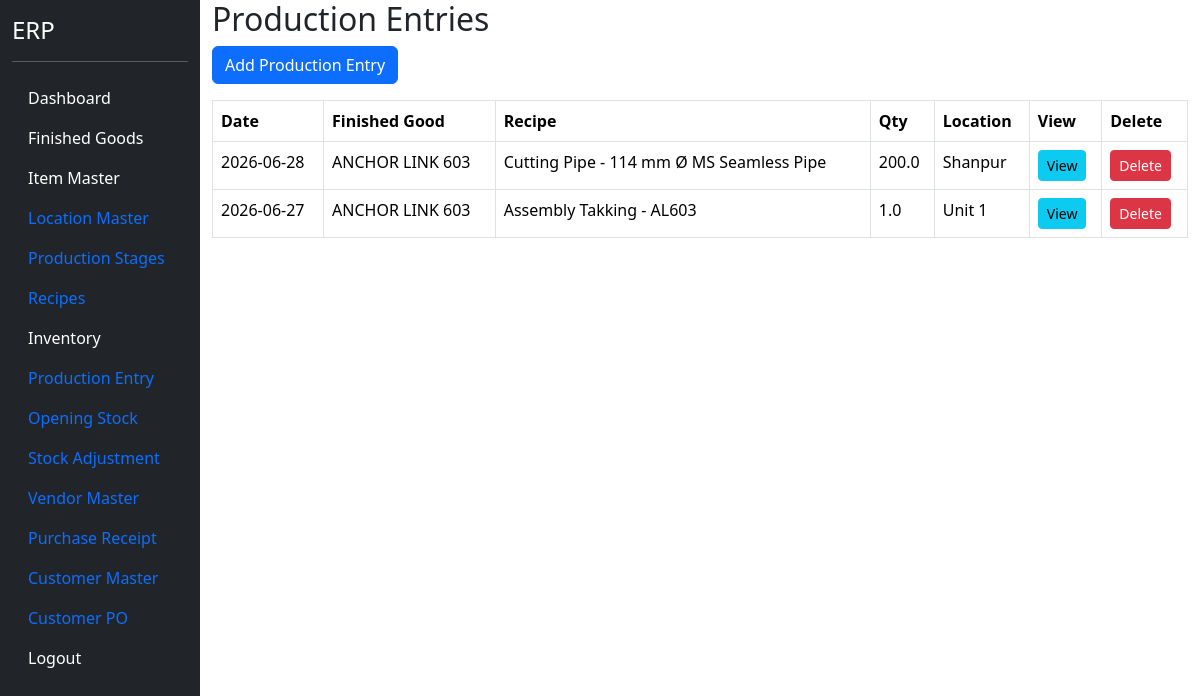
Before: /production (signed in) with the older database file.
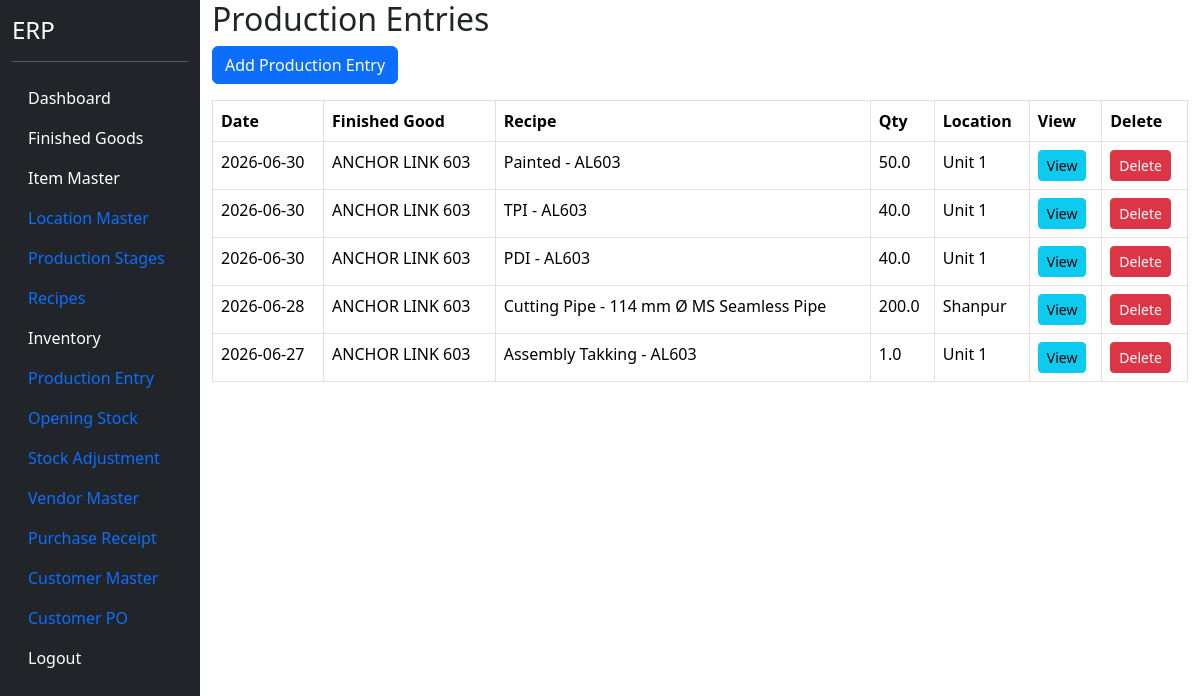
After: the same page with the newer database file.
### models.py (models this page shows)
class ProductionEntry(db.Model):
    __tablename__ = "production_entry"
    id = db.Column(
        db.Integer,
        primary_key=True
    )
    production_date = db.Column(
        db.Date,
        nullable=False
    )
    recipe_id = db.Column(
        db.Integer,
        db.ForeignKey("recipe_header.id"),
        nullable=False
    )
    production_qty = db.Column(
        db.Float,
        nullable=False
    )
    location_id = db.Column(
        db.Integer,
        db.ForeignKey("location_master.id"),
        nullable=False
    )
    remarks = db.Column(
        db.String(500)
    )
    recipe = db.relationship(
        "RecipeHeader"
    )
    location = db.relationship(
        "LocationMaster"
    )
    details = db.relationship(
    "ProductionEntryDetail",
    backref="production_entry",
    cascade="all, delete-orphan"
    )

class FinishedGood(db.Model):
    __tablename__ = "finished_goods"
    id = db.Column(db.Integer, primary_key=True)
    fg_code = db.Column(
        db.String(50),
        unique=True,
        nullable=False
    )
    fg_name = db.Column(
        db.String(200),
        nullable=False
    )
    pl_number = db.Column(
        db.String(100),
        nullable=True
    )
    uvam_reference = db.Column(
        db.String(500),
        nullable=True
    )
    items = db.relationship(
    "ItemMaster",
    backref="finished_good",
    lazy=True
    )
    active = db.Column(
        db.Boolean,
        default=True
    )

class RecipeHeader(db.Model):
    __tablename__ = "recipe_header"
    id = db.Column(
        db.Integer,
        primary_key=True
    )
    output_item_id = db.Column(
        db.Integer,
        db.ForeignKey("item_master.id"),
        nullable=False
    )
    output_qty = db.Column(
        db.Float,
        nullable=False,
        default=1
    )
    recipe_name = db.Column(
        db.String(200)
    )
    production_stage_id = db.Column(
        db.Integer,
        db.ForeignKey(
            "production_stage_master.id"
        )
    )
    active = db.Column(
        db.Boolean,
        default=True
    )
    output_item = db.relationship(
        "ItemMaster"
    )
    production_stage = db.relationship(
        "ProductionStageMaster"
    )
    inputs = db.relationship(
    "RecipeInput",
    backref="recipe",
    cascade="all, delete-orphan"
    )
    byproducts = db.relationship(
    "RecipeByProduct",
    backref="recipe",
    cascade="all, delete-orphan"
    )

class LocationMaster(db.Model):
    __tablename__ = "location_master"
    id = db.Column(
        db.Integer,
        primary_key=True
    )
    location_code = db.Column(
        db.String(20),
        unique=True,
        nullable=False
    )
    location_name = db.Column(
        db.String(100),
        nullable=False
    )
    active = db.Column(
        db.Boolean,
        default=True
    )

### blueprints/masters/routes.py (the view)
@masters_bp.route("/production")
@login_required
def production():
    production_list = ProductionEntry.query.order_by(
        ProductionEntry.production_date.desc()
    ).all()
    return render_template(
        "production.html",
        production_list=production_list
    )

### app.py (called while the page is built)
@login_manager.user_loader
def load_user(user_id):
    return User.query.get(int(user_id))

### templates/production.html (shortened to what this page needs)
{% extends "base.html" %}
{% block content %}
<h2>
</h2>
<a
    href="/production/add"
    class="btn btn-primary mb-3">
    Add Production Entry
</a>
<table class="table table-bordered">
    <thead>
        <tr>
            <th>Date</th>
            <th>Finished Good</th>
            <th>Recipe</th>
            <th>Qty</th>
            <th>Location</th>
            <th>View</th>
            <th>Delete</th>
        </tr>
    </thead>
    <tbody>
    {% for row in production_list %}
        <tr>
            <td>
                {{ row.production_date }}
            </td>
             <td>
                {{ row.recipe.output_item.finished_good.fg_name }}
            </td>
            <td>
                {{ row.recipe.recipe_name }}
            </td>
            <td>
                {{ row.production_qty }}
            </td>
            <td>
                {{ row.location.location_name }}
            </td>
            <td>
                <a
                    href="/production/view/{{ row.id }}"
                    class="btn btn-info btn-sm">
                    View
                </a>
            </td>
            <td>
                <button
                    type="button"
                    class="btn btn-danger btn-sm delete-btn"
                    data-id="{{ row.id }}">
                    Delete
                </button>
            </td>
        </tr>
    {% endfor %}
    </tbody>
</table>
{% endblock %}

### templates/base.html (shortened to what this page needs)
<!DOCTYPE html>
<html>
<head>
<link href="https://cdn.jsdelivr.net/npm/bootstrap@5.3.3/dist/css/bootstrap.min.css" rel="stylesheet">
<link href="https://cdn.jsdelivr.net/npm/select2@4.1.0-rc.0/dist/css/select2.min.css" rel="stylesheet" />
</head>
<body>
<div class="container-fluid">
<div class="row">
<div class="col-2 bg-dark text-white vh-100">
<h4 class="mt-3">ERP</h4>
<hr>
<ul class="nav flex-column">
<li class="nav-item">
<a class="nav-link text-white"
href="/dashboard">
Dashboard
</a>
</li>
<li class="nav-item">
<a class="nav-link text-white"
href="/finished-goods">
Finished Goods
</a>
</li>
<li class="nav-item">
    <a class="nav-link text-white"
       href="/items">
       Item Master
    </a>
</li>
<li class="nav-item">
    <a class="nav-link" href="/locations">
        Location Master
    </a>
</li>
<li class="nav-item">
    <a href="/production-stages"
       class="nav-link">
        Production Stages
    </a>
</li>
<li class="nav-item">
    <a href="/recipes"
       class="nav-link">
        Recipes
    </a>
</li>
<li class="nav-item">
    <a href="/inventory"
       class="nav-link text-white">
        Inventory
    </a>
</li>
<li class="nav-item">
    <a href="/production"
       class="nav-link">
        Production Entry
    </a>
</li>
<li class="nav-item">
    <a href="/opening-stock"
       class="nav-link">
        Opening Stock
    </a>
</li>
<li class="nav-item">
    <a href="/stock-adjustment"
       class="nav-link">
        Stock Adjustment
    </a>
</li>
<li class="nav-item">
    <a href="/vendors"
       class="nav-link">
        Vendor Master
    </a>
</li>
<li class="nav-item">
    <a href="/purchase-receipt"
       class="nav-link">
        Purchase Receipt
    </a>
</li>
<li class="nav-item">
<a
class="nav-link"
href="/customers">
Customer Master
</a>
</li>
<li class="nav-item">
<a
class="nav-link"
href="/customer-po">
Customer PO
</a>
</li>
<li class="nav-item">
<a class="nav-link text-white"
href="/logout">
Logout
</a>
</li>
</ul>
</div>
<div class="col-10">
{% block content %}
{% endblock %}
</div>
</div>
</div>
</body>
</html>

Changed rows visible on the page:
added ProductionEntry: production_date "2026-06-30", recipe.output_item.finished_good.fg_name "ANCHOR LINK 603", recipe.recipe_name "Painted - AL603", production_qty "50.0", location.location_name "Unit 1"
added ProductionEntry: production_date "2026-06-30", recipe.output_item.finished_good.fg_name "ANCHOR LINK 603", recipe.recipe_name "TPI - AL603", production_qty "40.0", location.location_name "Unit 1"
added ProductionEntry: production_date "2026-06-30", recipe.output_item.finished_good.fg_name "ANCHOR LINK 603", recipe.recipe_name "PDI - AL603", production_qty "40.0", location.location_name "Unit 1"
